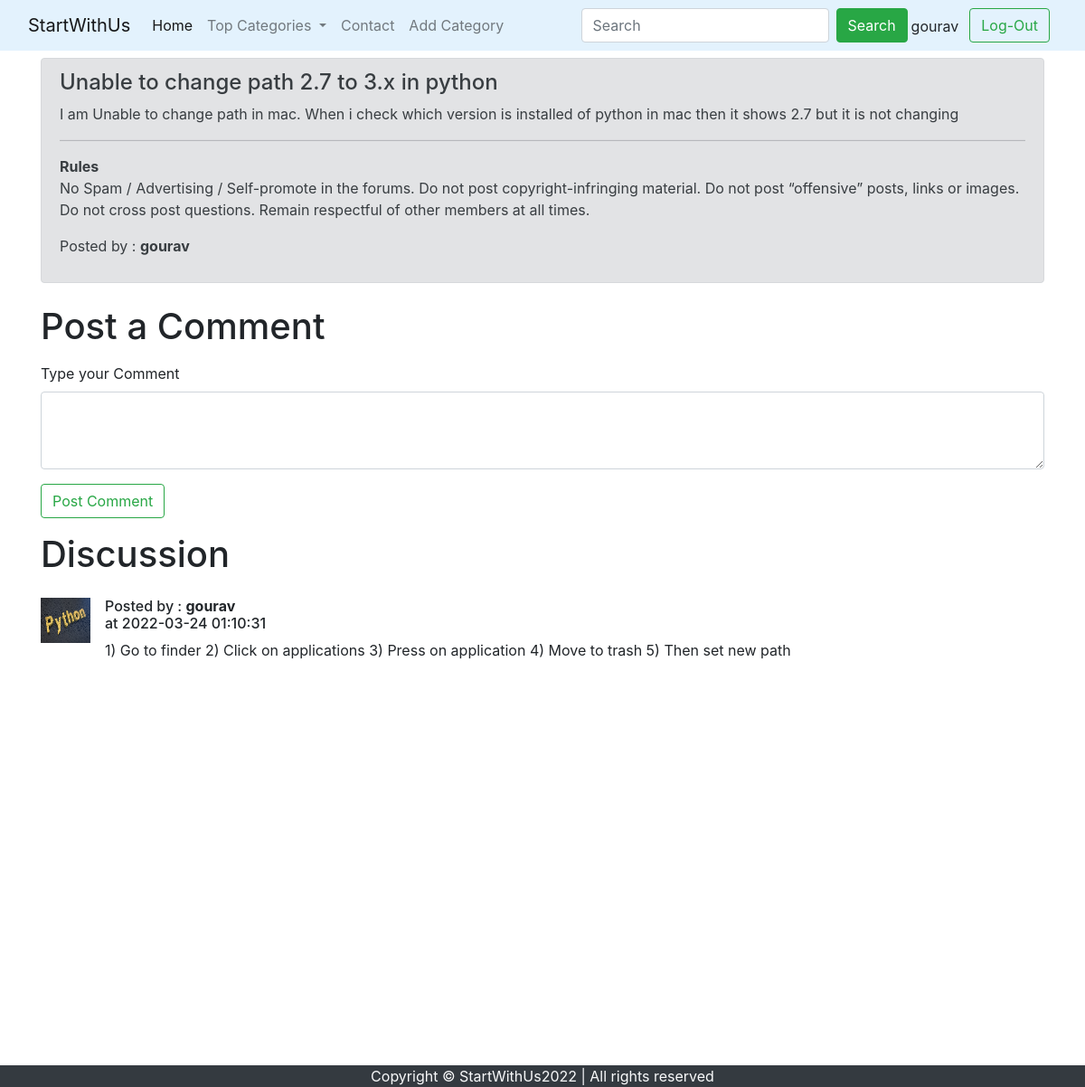
The app's page /thread.php?thread_id=1 (signed in) with its own data.
### tables this page shows
CREATE TABLE `threads` (
  `thread_id` int(7) NOT NULL,
  `thread_title` varchar(255) NOT NULL,
  `thread_desc` text NOT NULL,
  `thread_cat_id` int(7) NOT NULL,
  `thread_user_id` int(7) NOT NULL,
  `timestamp` datetime NOT NULL DEFAULT current_timestamp()
);

CREATE TABLE `users` (
  `user_id` int(11) NOT NULL,
  `user_email` varchar(30) NOT NULL,
  `user_password` varchar(255) NOT NULL,
  `creation_date` datetime NOT NULL DEFAULT current_timestamp()
);

CREATE TABLE `comments` (
  `comment_id` int(11) NOT NULL,
  `comment_content` text NOT NULL,
  `thread_id` int(11) NOT NULL,
  `comment_by` int(11) NOT NULL,
  `comment_time` datetime NOT NULL DEFAULT current_timestamp()
);

### thread.php (the view, shortened to what this page needs)
<!doctype html>
<html lang="en">
  <head>
    <link href="https://cdn.jsdelivr.net/npm/bootstrap@5.1.3/dist/css/bootstrap.min.css" rel="stylesheet">
    <link rel="stylesheet" href="https://cdn.jsdelivr.net/npm/bootstrap@4.0.0/dist/css/bootstrap.min.css">
    <link rel="stylesheet" href="partials/_style_for_footer.css">
  </head>
  <body>
    <?php include "partials/_header.php"; ?>
    <?php
        require "partials/_connection.php";
        $id = $_GET['thread_id'];
        $sql = "SELECT * FROM `threads` WHERE `thread_id` = $id";
        $result = mysqli_query($conn,$sql);
        while($row = mysqli_fetch_assoc($result))
        {
            $thread_title =  $row['thread_title'];
            $thread_Desc =  $row['thread_desc'];
            $thread_user_id = $row['thread_user_id'];
            $sql2 = "SELECT `user_email` FROM `users` WHERE `user_id`='$thread_user_id' ";
            $result2 = mysqli_query($conn,$sql2);
            $row2 = mysqli_fetch_assoc($result2);
            $posted_by = $row2['user_email'];
        }
    ?>
    <div class="container">
        <div class="alert alert-secondary mt-2" role="alert">
            <h4 class="alert-heading"><?php echo $thread_title;?></h4>
            <p><?php echo $thread_Desc;?></p>
            <hr>
            <p class="mb-0"><b>Rules</b></p>
            <p>No Spam / Advertising / Self-promote in the forums. Do not post copyright-infringing material. Do not post “offensive” posts, links or images. Do not cross post questions. Remain respectful of other members at all times.</p>
            <p>Posted by : <b><?php echo $posted_by; ?></b></p>
        </div>
    </div>
    <div class="container">
        <h1 class="py-2">Post a Comment</h1>
    <?php
    if(isset($_SESSION['loggedin']) && isset($_SESSION['loggedin']) == true )
    {
        echo '
        <form action=" ' . $_SERVER['REQUEST_URI'] . ' " method="post">
            <div class="mb-3">
                <label for="comment" class="form-label">Type your Comment</label>
                <textarea class="form-control" id="comment" name="comment" rows="3"></textarea>
                <input type="hidden" name="user_id" value=' . $_SESSION['user_id'] . '>
            </div>
            <button type="submit" class="btn btn-outline-success mb-2" name="post_comment">Post Comment</button>
        </form>';
    }
    ?>
    </div>
    <div class="container" id="ques">
        <h1 class="py-2">Discussion</h1>
        <?php
            require "partials/_connection.php";
            $id = $_GET['thread_id'];
            $sql = "SELECT * FROM `comments` WHERE `thread_id` = $id";
            $result = mysqli_query($conn,$sql);
            while($row = mysqli_fetch_assoc($result))
            {
                $content =  $row['comment_content'];
                $posted_date = $row['comment_time'];
                $comment_by = $row['comment_by'];
                $sql2 = "SELECT `user_email` FROM `users` WHERE `user_id`='$comment_by' ";
                $result2 = mysqli_query($conn,$sql2);
                $row2 = mysqli_fetch_assoc($result2);
                echo '
                <div class="media my-3">
                    <img class="mr-3" src="img/4.jpg" width="55px" height="50px" alt="...">
                    <div class="media-body">
                        <h6 class="mt-0"> Posted by : <b>' . $row2['user_email'] . '</b><br> at ' . $posted_date . '</h6>
                        ' . $content . '
                    </div>
                </div>';
             }
        ?>
    </div>
    <?php include "partials/_footer.php"; ?>
  </body>
</html>

### partials/_style_for_footer.css (style rules this page uses)
#ques { min-height: 597px; }

### records on screen
threads: thread_title "Unable to change path 2.7 to 3.x in python", thread_desc "I am Unable to change path in mac. When i check which version is installed of python in mac then it shows 2.7 but it is not changing"
users: user_email "gourav"
comments: users.user_email "gourav", comment_time "2022-03-24 01:10:31", comment_content "1) Go to finder 2) Click on applications 3) Press on application 4) Move to trash 5) Then set new path"

### other values on screen
$_SESSION['useremail'] "gourav"
